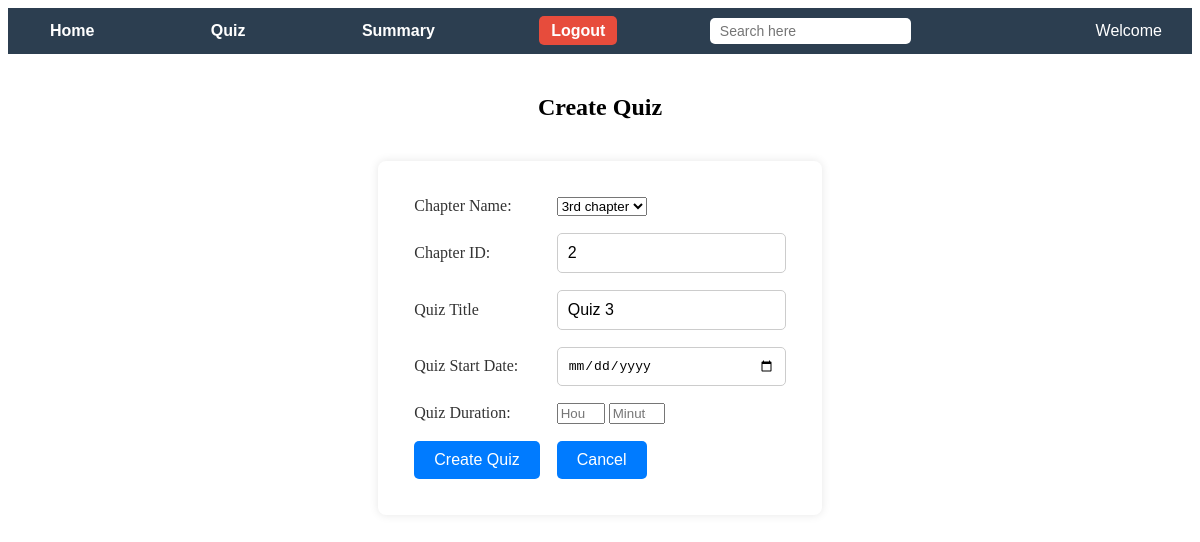
Before: /admindb/quiz_dashboard/create_quiz (signed in) with the older database file.
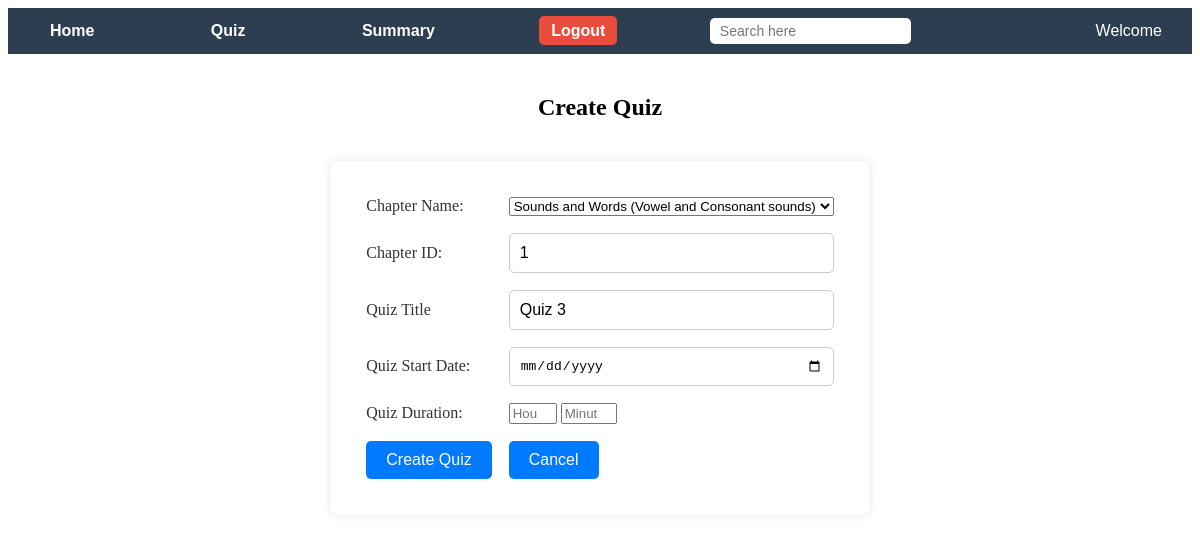
After: the same page with the newer database file.
### models.py (models this page shows)
class Chapter(data.Model):
    __tablename__='chap'
    chap_id=data.Column(data.Integer,primary_key=True)
    chap_title=data.Column(data.String(200),nullable=False,unique=True)
    chap_description=data.Column(data.Text,nullable=False)
    chap_quiz=data.relationship('Quiz',backref='Chapter',lazy=True)
    sub_id=data.Column(data.Integer,data.ForeignKey('sub.sub_id'),nullable=False)

### app.py (the view, shortened to what this page needs)
@application.route('/admindb/quiz_dashboard/create_quiz',methods=['GET','POST'])
def create_quiz():
    if 'admin' not in session:
        flash('Please Login to create a subject')
        return redirect(url_for('Admin_Login'))
    if Chapter.query.first() == None:
        flash("Please Create Chapter")
        return redirect(url_for('admindb'))
    chapters=Chapter.query.all()
    latest_quiz=Quiz.query.order_by(Quiz.quiz_id.desc()).first()
    if latest_quiz:
        next_quiz_number=latest_quiz.quiz_id +1
        quiz_title= f"Quiz {next_quiz_number}"
    else:
        quiz_title="Quiz 1"
    return render_template('quiz_creation.html',chapters=chapters,action='Create',quiz_title=quiz_title)

### templates/quiz_creation.html (shortened to what this page needs)
{% extends 'index.html' %}
{% block navbar %}
{% include "admin-navbar.html" %}
{% endblock %}
{% block content %}
<center>
    <h2>{{ action }} Quiz </h2>
    <form method="POST">
        <div>
            <table>
                <tr>
                    <td><label for="quiz_chap_name">Chapter Name:</label></td>
                    <td><select name="quiz_chap_name" id="quiz_chap_name">
                            {% for chapter in chapters %}
                            <option value="{{ chapter.chap_id }}"
                            {% if quiz and quiz.chap_id==chapter.chap_id %}selected{% endif %} data-id="{{ chapter.chap_id }}">
                            {{ chapter.chap_title }}
                            </option>
                            {% endfor %}
                        </select>
                    </td>
                </tr>
                <tr>
                    <td><label for="quiz_chap_id">Chapter ID:</label></td>
                    <td><input type="text" name="quiz_chap_id" id="quiz_chap_id"
                            value="{{ quiz.chap_id if quiz else chapters[0].chap_id  }}" readonly>
                    </td>
                </tr>
                <tr>
                    <td><label for="quiz_title">Quiz Title</label></td>
                    <td><input type="text" name="quiz_title" id="quiz_title"
                            value="{{ quiz.quiz_title if quiz else quiz_title }}" readonly></td>
                </tr>
                <tr>
                    <td><label for="quiz_date">Quiz Start Date:</label></td>
                    <td><input type="date" name="quiz_date" id="quiz_date" value="{{ quiz.quiz_date if quiz else '' }}">
                    </td>
                </tr>
                <tr>
                    <td><label for="quiz_duration_hours">Quiz Duration:</label></td>
                    <td><input type="number" name="quiz_duration_hours" id="quiz_duration_hours" min="0" max="3"
                           value="{{ quiz.quiz_time//60 if quiz else '' }}" placeholder="Hours" required>
                        <input type="number" name="quiz_duration_minute" id="quiz_duration_minute" min="0" max="59"
                        value="{{ quiz.quiz_time%60 if quiz else '' }}" placeholder="Minutes" required>
                    </td>
                </tr>
                <tr>
                    <td><input type="submit" value="{{ action }} Quiz"></td>
                    <td><a href="{{ url_for('quiz_dashboard') }}"><button type="button">Cancel</button></a></td>
                </tr>
            </table>
    </form>
</center>
{% endblock %}

Changed rows visible on the page:
removed Chapter: quiz_chap_id "2"
added Chapter: quiz_chap_id "1"
Other visible differences:
form field quiz_chap_name: "3rd chapter" → "Sounds and Words (Vowel and Consonant sounds)"
